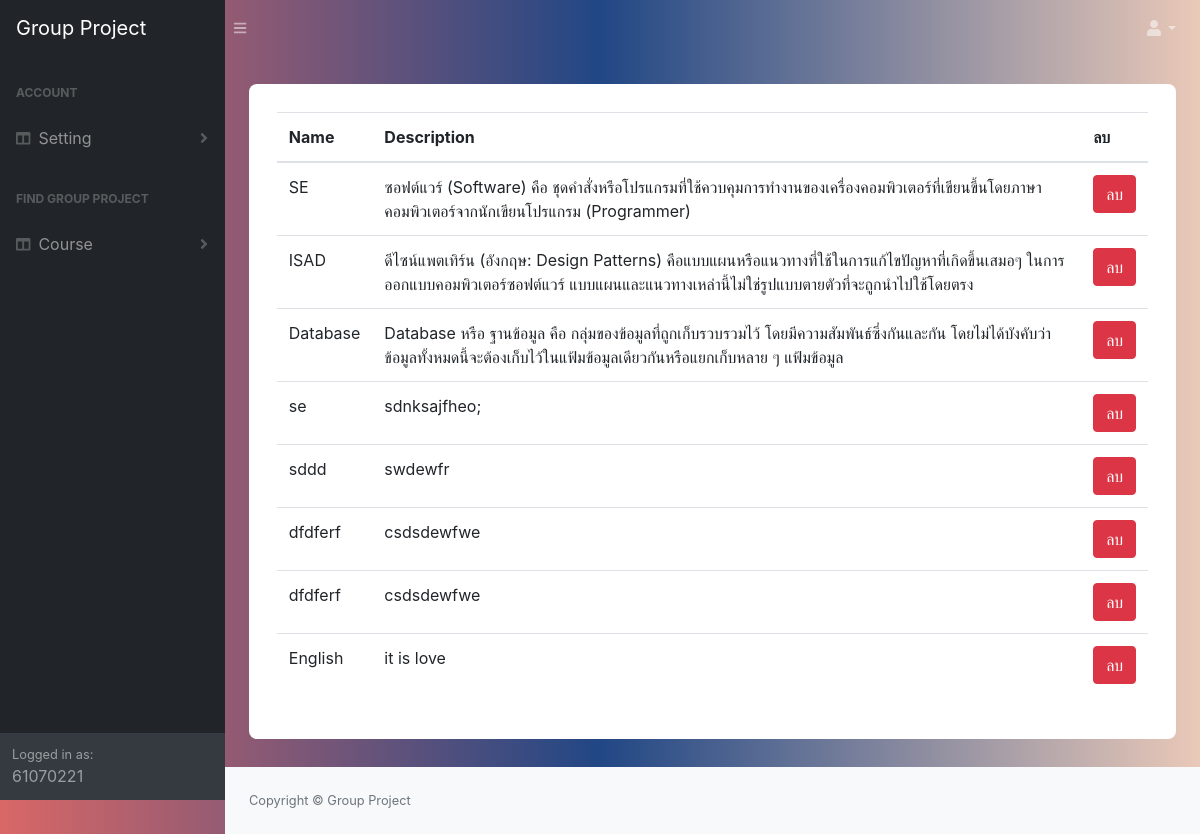
Screenshot of /view_course/ (signed in) with the database file from the repository.
### manage_app/models.py (models this page shows)
class Course(models.Model):
   name = models.CharField(max_length=50)
   desc = models.TextField()
   student = models.ManyToManyField(Student, through='Student_Enroll')
   project = models.ManyToManyField(Project, through='Course_Assign')

### manage_app/views.py (the view)
# urls.py: path('view_course/',views.viewCourse, name='view_course') ,
@login_required
def viewCourse(request):
    course = Course.objects.all()
    return render(request, 'manage_app/view_course.html',context={'course':course})

### manage_app/templates/manage_app/view_course.html (shortened to what this page needs)
{% extends 'base.html' %}
{% block content %}
<div class="container emp-profile">
   <form class="form-inline" method="GET" action="{% url 'view_course' %}">
        <br/><br/>
        <table class="table">
            <thead>
                <tr>
                    <th scope="col">Name </th>
                    <th scope="col">Description </th>
                    <th scope="col">ลบ</th>
                </tr>
            </thead>
            <tbody>
               {% for item in course %}
                <tr>
                    <td>{{ item.name }}</td>
                    <td>{{ item.desc }}</td>
                     <td> <a href="{% url 'delete_course' course_id=item.id %}">
                            <div class="btn btn-danger" id="{{item.id}}">ลบ</div>
                        </a>
                    </td>
                </tr>
                {% endfor %}
            </tbody>
        </table>
    </form>
</div>
{% endblock  %}

### templates/base.html (shortened to what this page needs)
<!DOCTYPE html> {% load static %}
<html lang="en">
    <head>
        <link href="{% static 'css/styles.css' %}" rel="stylesheet" />
        <link href="{% static 'css/front.css' %}" rel="stylesheet" />
        <link href="https://cdn.datatables.net/1.10.20/css/dataTables.bootstrap4.min.css" rel="stylesheet" />
    </head>
    <body class="sb-nav-fixed">
        <nav class="sb-topnav navbar navbar-expand navbar-dark " >
            <a class="navbar-brand" href="{%url 'find_project_home' %}">Group Project</a><button class="btn btn-link btn-sm order-1 order-lg-0" id="sidebarToggle" href="#"><i class="fas fa-bars"></i></button
            >
            <ul class="navbar-nav ml-auto ml-md-0">
                <li class="nav-item dropdown">
                    <a class="nav-link dropdown-toggle" id="userDropdown" href="#" role="button" data-toggle="dropdown" aria-haspopup="true" aria-expanded="false"><i class="fas fa-user fa-fw"></i></a>
                </li>
            </ul>
        </nav>
        <div id="layoutSidenav">
            <div id="layoutSidenav_nav">
                <nav class="sb-sidenav accordion sb-sidenav-dark" id="sidenavAccordion">
                    <div class="sb-sidenav-menu">
                        <div class="nav">
                        {% if perms.auth.view_user %}
                          <div class="sb-sidenav-menu-heading">Account </div>
                            <a class="nav-link collapsed" href="#" data-toggle="collapse" data-target="#collapseLayouts" aria-expanded="false" aria-controls="collapseLayouts"
                                ><div class="sb-nav-link-icon"><i class="fas fa-columns"></i></div>
                                Setting
                                <div class="sb-sidenav-collapse-arrow"><i class="fas fa-angle-down"></i></div
                            ></a>
                       {% endif %}
                            <div class="sb-sidenav-menu-heading">Find Group Project</div>
                            <a class="nav-link collapsed" href="#" data-toggle="collapse" data-target="#collapseLayouts" aria-expanded="false" aria-controls="collapseLayouts"
                                ><div class="sb-nav-link-icon"><i class="fas fa-columns"></i></div>
                                Course
                                <div class="sb-sidenav-collapse-arrow"><i class="fas fa-angle-down"></i></div
                            ></a>
                        </div>
                    </div>
                    <div class="sb-sidenav-footer">
                        <div class="small">Logged in as:</div>
                        {{request.user.username}}
                    </div>
                </nav>
            </div>
            <div id="layoutSidenav_content">
                <main>
                    <div class="container-fluid">
                      {% block content %}
                      {% endblock  %}
                    </div>
                </main>
                <footer class="py-4 bg-light mt-auto">
                    <div class="container-fluid">
                        <div class="d-flex align-items-center justify-content-between small">
                            <div class="text-muted">Copyright &copy; Group Project </div>
                        </div>
                    </div>
                </footer>
            </div>
        </div>
    </body>
</html>

### static/css/front.css (style rules this page uses)
body { background: -webkit-linear-gradient(left, #D96767, #214785, #EAC9B8); }
.emp-profile { padding: 3%; margin-top: 3%; margin-bottom: 3%; border-radius: 0.5rem; background: #fff; }

### manage_app/templates/manage_app/view_course.html (style rules this page uses)
body { background: -webkit-linear-gradient(left, #D96767, #214785, #EAC9B8); }
.emp-profile { padding: 3%; margin-top: 3%; margin-bottom: 3%; border-radius: 0.5rem; background: #fff; }

### rows the page displays
Course: name "SE", desc "ซอฟต์แวร์ (Software) คือ ชุดคำสั่งหรือโปรแกรมที่ใช้ควบคุมการทำงานของเครื่องคอมพิวเตอร์ที่เขียนขึ้นโดยภาษาคอมพิวเตอร์จากนักเขียนโปรแกรม (Programmer)"
Course: name "ISAD", desc "ดีไซน์แพตเทิร์น (อังกฤษ: Design Patterns) คือแบบแผนหรือแนวทางที่ใช้ในการแก้ไขปัญหาที่เกิดขึ้นเสมอๆ ในการออกแบบคอมพิวเตอร์ซอฟต์แวร์ แบบแผนและแนวทางเหล่านี้ไม่ใช่รูปแบบตายตัวที่จะถูกนำไปใช้โดยตรง"
Course: name "Database", desc "Database หรือ ฐานข้อมูล คือ กลุ่มของข้อมูลที่ถูกเก็บรวบรวมไว้ โดยมีความสัมพันธ์ซึ่งกันและกัน โดยไม่ได้บังคับว่าข้อมูลทั้งหมดนี้จะต้องเก็บไว้ในแฟ้มข้อมูลเดียวกันหรือแยกเก็บหลาย ๆ แฟ้มข้อมูล"
Course: name "se", desc "sdnksajfheo;"
Course: name "sddd", desc "swdewfr"
Course: name "dfdferf", desc "csdsdewfwe"
Course: name "dfdferf", desc "csdsdewfwe"
Course: name "English", desc "it is love"

### other values shown
{{ request.user.username }} "61070221"
